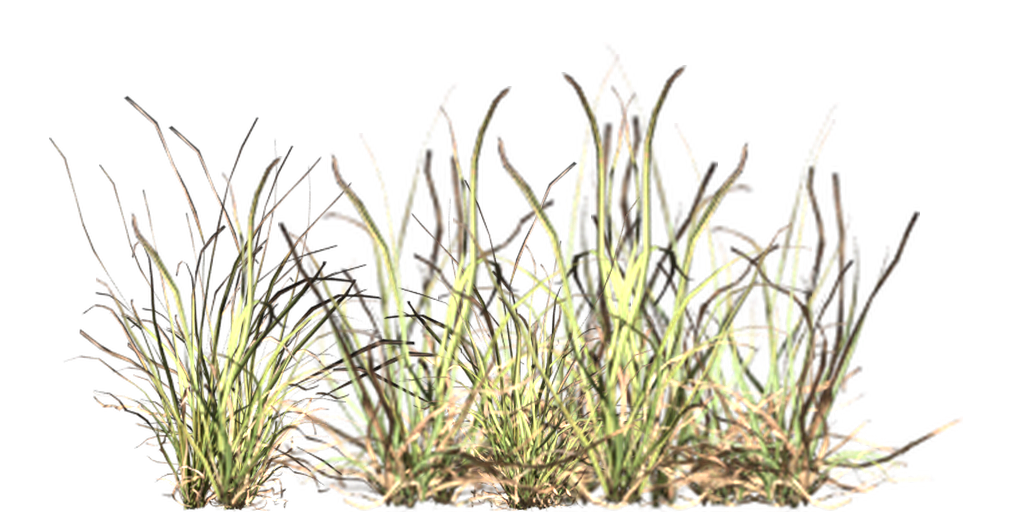
#> input picture game/assets/polyhaven/foliage/grass.png, 1024 x 512 px
$ python -i grass_card.py   (imports and definitions only)
#> lines starting #> are read from the running program, lines starting #| are printed output that depends on the picture
#!/usr/bin/env python3
"""
Photographs Poly Haven's scanned grass clump (CC0) from the side, on a transparent background,
to make the card the game's grass tufts are drawn with. The scan itself is 1.6 million triangles;
the card is two triangles. Needs Blender as a Python module (pip install bpy==5.2.3 pillow):

  python tools/polyhaven/grass_card.py [--cache DIR]
"""
import argparse
import math
import os
import sys

import bpy

sys.path.insert(0, os.path.dirname(os.path.abspath(__file__)))
from models import ROOT, download  # noqa: E402

OUT = os.path.join(ROOT, "game", "assets", "polyhaven", "foliage", "grass.png")


# [49 lines left out: function main, not called in this run]


def tuft(raw, out):
    """The scan is a row of sparse clumps: cut them apart and pile them into one thick tuft."""
#> called with out = 'out.png'
    from PIL import Image
    import random
    shot = Image.open(raw).convert("RGBA")
#> shot is the input picture: PIL image 1024x512 RGBA; mean R, G, B, A 61.9, 57.8, 39.8, 64.5
    alpha = shot.getchannel("A")
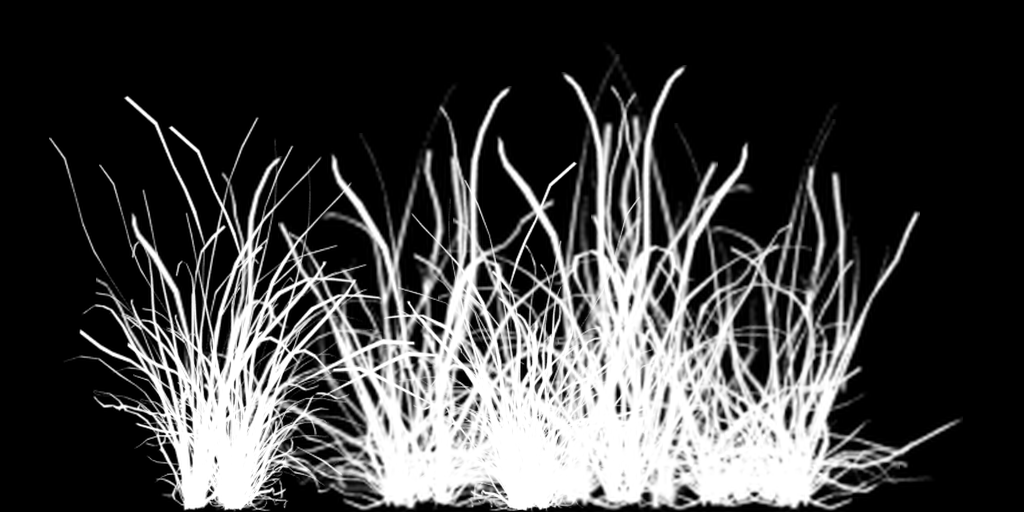
#> alpha: PIL image 1024x512 L; min 0, max 255, mean 64.5
    w, h = shot.size
#> w = 1024; h = 512
    filled = [any(alpha.getpixel((x, y)) > 20 for y in range(0, h, 2)) for x in range(w)]
#> filled = 1024 items, first 6: False, False, False, False, False, False
    clumps, start = [], None
    for x, f in enumerate(filled + [False]):
        if f and start is None:
            start = x
        elif not f and start is not None:
            if x - start > 20:
                clumps.append(shot.crop((start, 0, x, h)))
            start = None
#> this loop made 1025 passes
#> (f, start) on pass 50: (True, 49)
#> f on passes 1 to 6: False, False, False, False, False, False
#> after the loop, clumps = 1 item
    rng = random.Random(4)
    card = Image.new("RGBA", (1024, 512), (0, 0, 0, 0))
#> card: PIL image 1024x512 RGBA; every value is 0
    for i in range(14):
        c = rng.choice(clumps)
        if rng.random() < 0.5:
            c = c.transpose(Image.Transpose.FLIP_LEFT_RIGHT)
        bbox = c.getchannel("A").getbbox()
        c = c.crop(bbox)
        scale = rng.uniform(0.7, 1.0) * 500 / c.height
        c = c.resize((max(1, int(c.width * scale)), max(1, int(c.height * scale))), Image.Resampling.LANCZOS)
        x = int(512 + rng.uniform(-300, 300) - c.width / 2)
        card.alpha_composite(c, (max(0, min(1024 - c.width, x)), 512 - c.height))
#> this loop made 14 passes
#> pass 1, in tuft, `c = c.transpose(Image.Transpose.FLIP_LEFT_RIGHT)`:
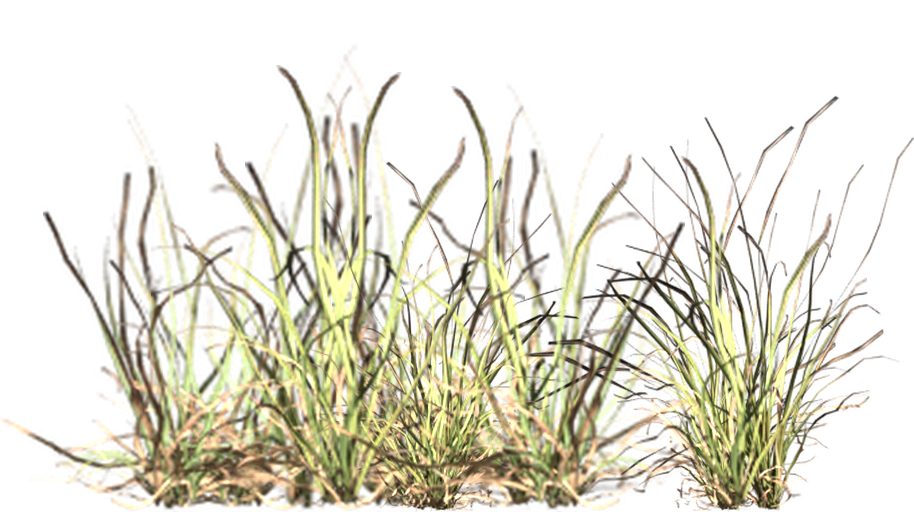
#> c: PIL image 914x512 RGBA; mean R, G, B, A 69.4, 64.8, 44.6, 72.2; transparent parts drawn white
#> pass 1, in tuft, `c = c.resize((max(1, int(c.width * scale)), max(1, int(c.height * scal..`:
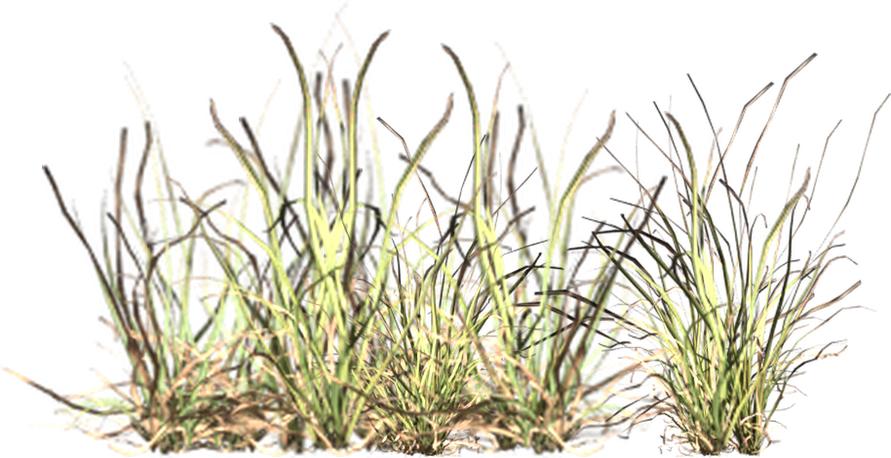
#> c: PIL image 891x458 RGBA; mean R, G, B, A 77.3, 72.3, 49.9, 78.7; transparent parts drawn white
#> after the loop:
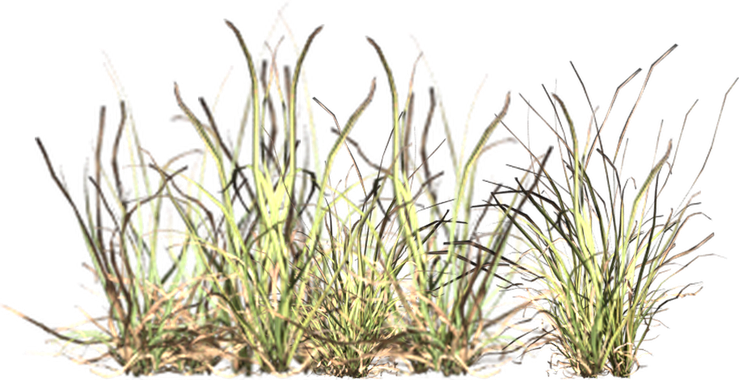
#> c: PIL image 739x380 RGBA; mean R, G, B, A 77.8, 72.7, 50.2, 78.7; transparent parts drawn white
#> after the loop:
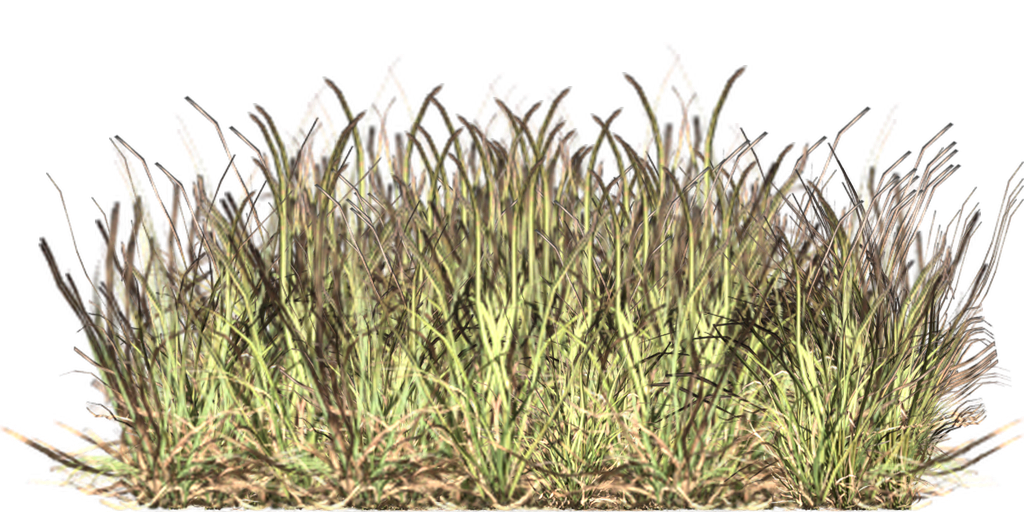
#> card: PIL image 1024x512 RGBA; mean R, G, B, A 95.1, 87.7, 61.9, 137.9; transparent parts drawn white
    # The scan photographs darker than grass reads in daylight: lift it and warm it a little.
    from PIL import ImageEnhance
    rgb = ImageEnhance.Color(ImageEnhance.Brightness(card.convert("RGB")).enhance(1.9)).enhance(1.25)
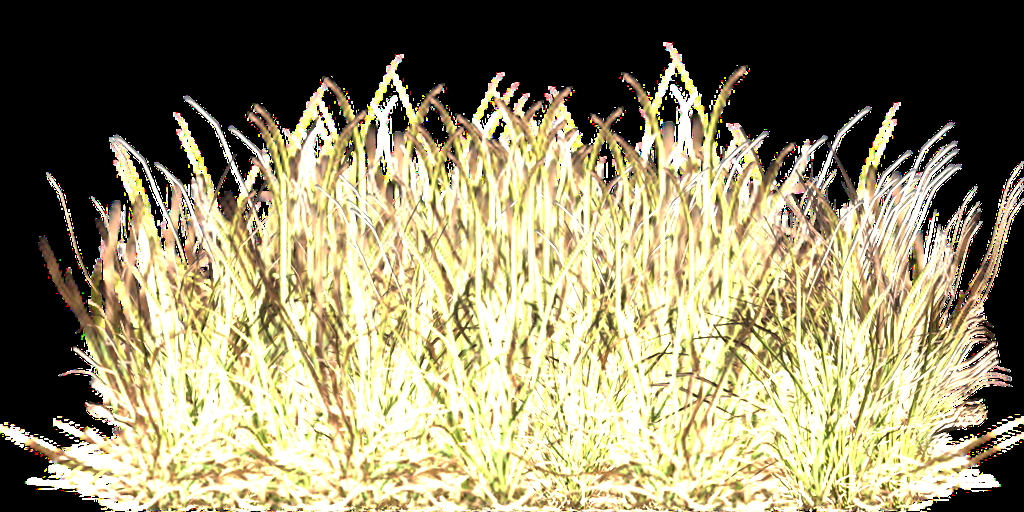
#> rgb: PIL image 1024x512 RGB; mean R, G, B 145.1, 137.4, 105.7
    rgb.putalpha(card.getchannel("A"))
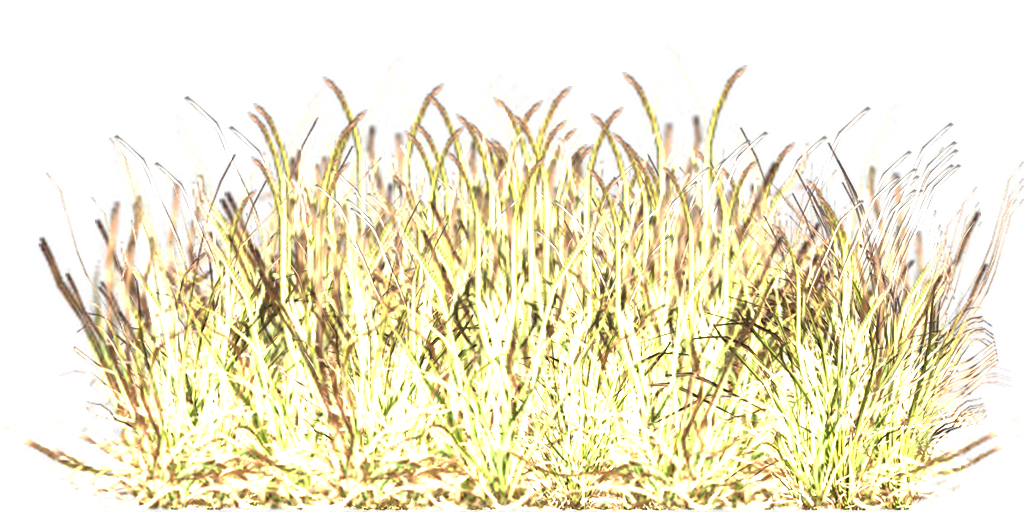
#> rgb: PIL image 1024x512 RGBA; mean R, G, B, A 145.1, 137.4, 105.7, 137.9; transparent parts drawn white
    rgb.save(out, optimize=True)


# [2 lines not run here, left out]

>>> result = tuft('../../game/assets/polyhaven/foliage/grass.png', 'out.png')
